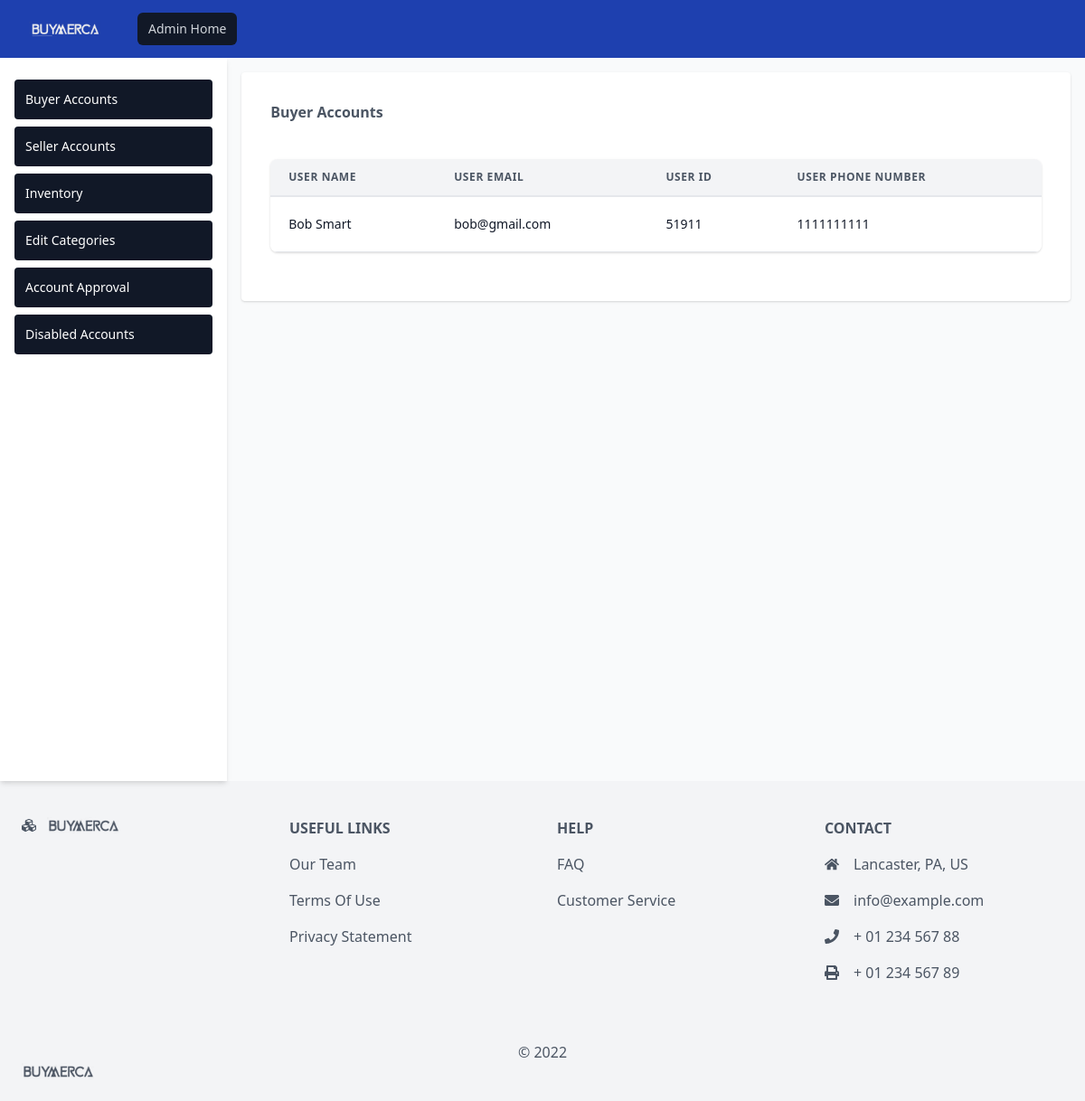
Screenshot of /buyerAccounts.php with the database file from the repository.
### tables this page shows
CREATE TABLE `Users` (
  `first_name` varchar(50) NOT NULL,
  `last_name` varchar(50) NOT NULL,
  `email` varchar(100) NOT NULL,
  `password` varchar(20) NOT NULL,
  `user_ID` int(7) NOT NULL,
  `role` varchar(50) NOT NULL,
  `address_first_line` varchar(200) DEFAULT NULL,
  `address_second_line` varchar(200) DEFAULT NULL,
  `city` varchar(30) DEFAULT NULL,
  `state_abbreviation` varchar(2) DEFAULT NULL,
  `zip_code` int(11) DEFAULT NULL,
  `telephone_number` int(10) DEFAULT NULL,
  `gender` varchar(20) NOT NULL,
  `approval` int(1) DEFAULT NULL,
  `disabled` int(1) DEFAULT NULL
);

### buyerAccounts.php (the view, shortened to what this page needs)
<?php
    include 'db_connection.php';
?>
<?php
include 'templates/nav-admin.php'
?>
<main class="flex w-full">
  <?php
  include 'templates/admin-side-bar.php';
  ?>
    <section class="w-full p-4">
      <div class="w-full text-md">
        <div class="bg-white shadow sm:rounded">
          <div class="mt-5 md:mt-0 md:col-span-2">
            <div class="bg-white p-8 rounded-md w-full">
              <div class=" flex items-center justify-between pb-6">
                <div>
                  <h2 class="text-gray-600 font-semibold">Buyer Accounts</h2>
                </div>
              </div>
              <form action="buyerAccounts.php" id="form1" method="POST">
                <div class="-mx-4 sm:-mx-8 px-4 sm:px-8 py-4 overflow-x-auto">
                  <div class="inline-block min-w-full shadow rounded-lg overflow-hidden">
                    <?php
                      $sql = "SELECT *
                      FROM Users";
                      $result = $conn->query($sql);
                    ?>
                    <table class="min-w-full leading-normal">
                      <thead>
                        <tr>
                          <th
                            class="px-5 py-3 border-b-2 border-gray-200 bg-gray-100 text-left text-xs font-semibold text-gray-600 uppercase tracking-wider">
                            User Name
                          </th>
                          <th
                            class="px-5 py-3 border-b-2 border-gray-200 bg-gray-100 text-left text-xs font-semibold text-gray-600 uppercase tracking-wider">
                            User Email
                          </th>
                          <th
                            class="px-5 py-3 border-b-2 border-gray-200 bg-gray-100 text-left text-xs font-semibold text-gray-600 uppercase tracking-wider">
                            User ID
                          </th>
                          <th
                            class="px-5 py-3 border-b-2 border-gray-200 bg-gray-100 text-left text-xs font-semibold text-gray-600 uppercase tracking-wider">
                            User Phone Number
                          </th>
                        </tr>
                      </thead>
                      <?php
                      while($res = mysqli_fetch_array($result)) {
                          if($res['role'] == 'buyer' && $res['approval'] == '0'){
                      ?>
                      <tbody>
                        <tr>
                          <td class="px-5 py-5 border-b border-gray-200 bg-white text-sm">
                            <p class="text-gray-900 whitespace-no-wrap">
                              <?php echo $res['first_name']. " " .$res['last_name']?>
                            </p>
                          </td>
                          <td class="px-5 py-5 border-b border-gray-200 bg-white text-sm">
                            <p class="text-gray-900 whitespace-no-wrap">
                              <?php echo $res['email']?>
                            </p>
                          </td>
                          <td class="px-5 py-5 border-b border-gray-200 bg-white text-sm">
                            <p class="text-gray-900 whitespace-no-wrap">
                              <?php echo $res['user_ID']?>
                            </p>
                          </td>
                          <td class="px-5 py-5 border-b border-gray-200 bg-white text-sm">
                            <p class="text-gray-900 whitespace-no-wrap">
                              <?php echo $res['telephone_number']?>
                            </p>
                          </td>
                        </tr>
                      </tbody>
                      <?php
                          }
                        }
                      ?>
					          </table>
				          </div>
			          </div>
              </form>
	          </div>
          </div>
        </div>
      </div>
    </section>
  </main>

### rows the page displays
users: first_name "Bob", last_name "Smart", email "bob@gmail.com", user_ID "51911", telephone_number "1111111111"
